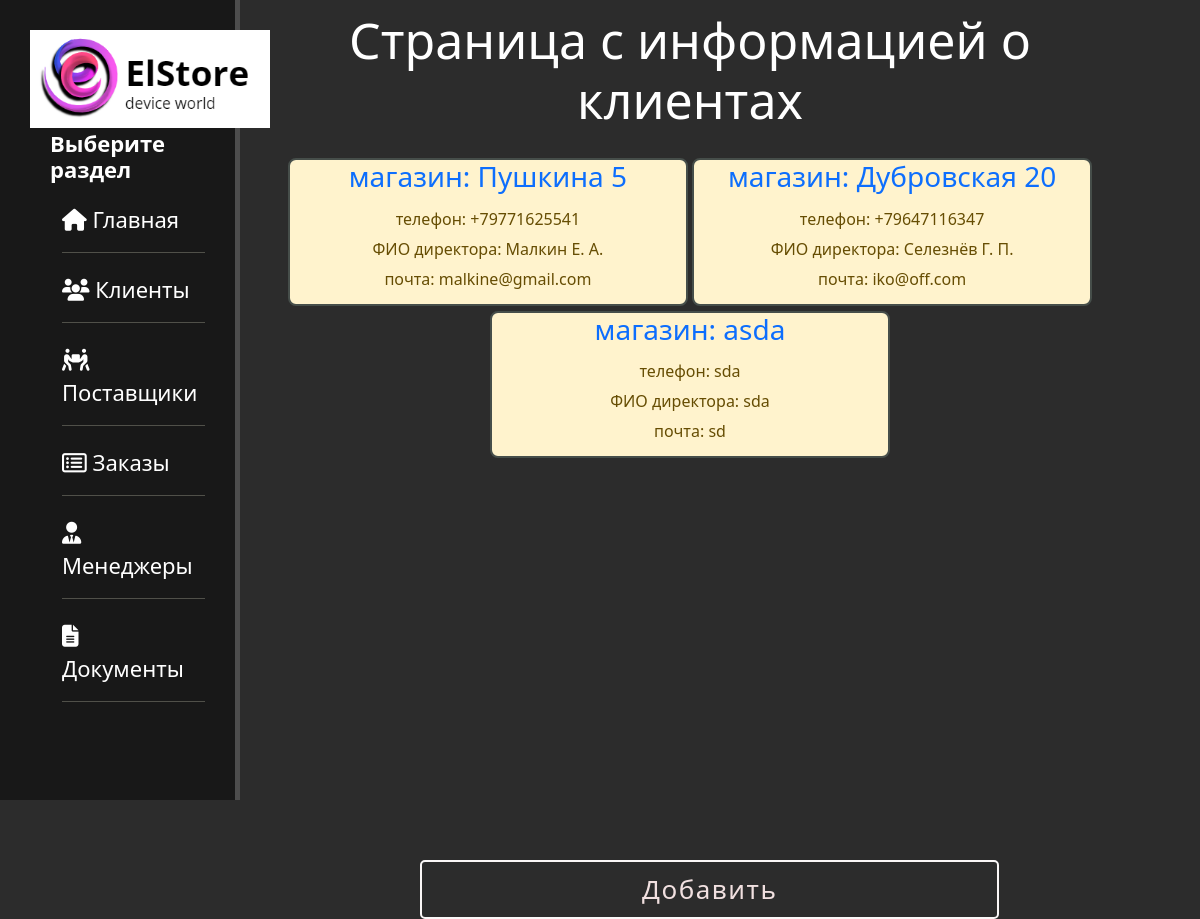
The page /clients (signed in) on the database its author committed.
### base/models.py (models this page shows, shortened)
class Clients(models.Model):
    adress = models.CharField(max_length=200, verbose_name='Адрес магазина')
    phone = models.CharField(max_length=20, verbose_name='Телефон')
    director = models.CharField(max_length=50, verbose_name='Руководитель')
    e_mail = models.CharField(max_length=50, verbose_name='Почта')
    class Meta:
        verbose_name = 'Клиент'
        verbose_name_plural = 'Клиенты'

### base/views.py (the view)
# urls.py: path('clients', login_required(views.clients), name='clients'),
def clients(request):
    client = Clients.objects.all()
    return render(request, 'base/clients.html', {'clients': client})

### base/templates/base/clients.html
{% extends 'base/layout.html' %} {% block content %}
<div class="features">
    <h1>
        Страница с информацией о клиентах
    </h1>
    {% for cl in clients %}
    <div class="alert-warning">
        <a href="{% url 'cl_view' cl.id %}">
            <h3>магазин: {{cl.adress}}</h3>
        </a>
        <p>телефон: {{cl.phone}}</p>
        <p>ФИО директора: {{cl.director}}</p>
        <p>почта: {{cl.e_mail}}</p>
    </div>
    {% endfor %}
</div>
{%if request.user.is_authenticated and request.user.is_staff %}
<a href="{% url 'cl_create' %}"><button class="mybtn" id="addbutton">Добавить</button></a> {% endif %} {% endblock %} {% block title %}Client page{% endblock %}

### base/static/base/css/main.css (style rules this page uses)
body { background: #2c2c2c; }
main .features { float: left; color: #fff; margin-top: 10px; text-align: center; width: 75%; }
main .features h1 { font-size: 50px; }
main .features p { max-width: 400px; margin: 20px auto; }
.alert-warning { border-radius: 8px; border: 2px solid rgb(70, 78, 74); display: inline-block; max-width: 800px; clear: both; width: 400px; margin: 20px auto -15px; transition: 0.6s; line-height: 10px; }
.alert-warning a { text-decoration: none; }
.mybtn { margin-left: 420px; background-color: transparent; padding: 8px 220px; border: 2px solid rgb(250, 247, 247); border-radius: 5px; font-size: 26px; letter-spacing: 1.5px; color: rgb(241, 224, 224); outline: none; cursor: pointer; }
#addbutton { margin-top: 60px; }

### rows shown on the page
Clients: adress "Пушкина 5", phone "+79771625541", director "Малкин Е. А.", e_mail "malkine@gmail.com"
Clients: adress "Дубровская 20", phone "+79647116347", director "Селезнёв Г. П.", e_mail "iko@off.com"
Clients: adress "asda", phone "sda", director "sda", e_mail "sd"
